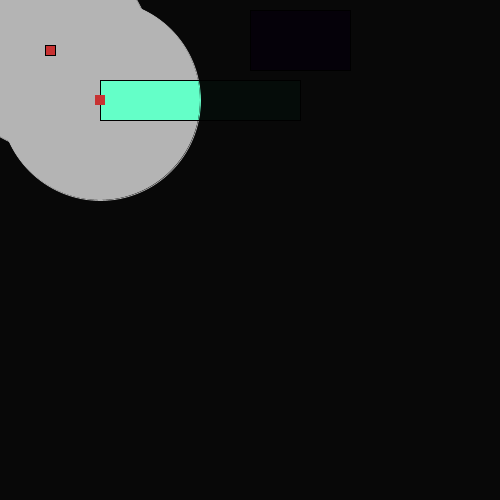
Frame 1 (no input)
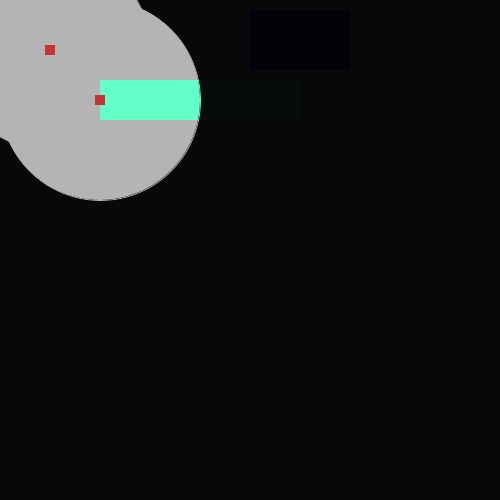
Frame 60 (the mouse pressed at the canvas centre just before this capture)
Frame 120 (the mouse held since frame 60 and released just before this capture): identical to frame 60, image omitted

The Processing sketch that drew these frames (run headless with seeded random() and noise(); from frame 60 on, the mouse is pressed at the canvas centre):

// Processing sketch: FlashLight_test
// ── FlashLight_test.pde
boolean wPressed, sPressed, aPressed, dPressed;
boolean upPressed, downPressed, leftPressed, rightPressed;

PGraphics darkness, maskLayer;

Player player1;
Player player2;

Flashlight flashlight1;
Flashlight flashlight2;


void setup() {
  rectMode(CENTER);

  size(500, 500);
  background(180);

  darkness = createGraphics(width, height);
  maskLayer = createGraphics(width, height);
  
  flashlight1 = new Flashlight(200);
   flashlight2 = new Flashlight(200);

  player1 = new Player(50, 50, 5, 10);
  player2 = new Player(100, 100, 3, 10);
}

void draw() {


  background(180);
  fill(100, 350, 200);
  rect(200, 100, 200, 40);
  fill(100, 30, 200);
  rect(300, 40, 100, 60);


  player1.display();
  player1.moveWASD();

  flashlight1.light(player1.xpos,player1.ypos);



  player2.display();
  player2.moveARROW();
  
    //flashlight2.light(player2.xpos,player2.ypos);
    


  // flashlight(player2.xpos,player2.ypos);
  darkness.mask(maskLayer);
  image(darkness, 0, 0);
}


void keyPressed() {
  if (key == 'w' || key == 'W') {
    wPressed = true;
  }
  if (key == 's' || key == 'S') {
    sPressed = true;
  }
  if (key == 'a' || key == 'A') {
    aPressed = true;
  }
  if (key == 'd' || key == 'D') {
    dPressed = true;
  }

  if (key == CODED) {
    if (keyCode == UP) {
      upPressed = true;
    }
    if (keyCode == DOWN) {
      downPressed = true;
    }
    if (keyCode == LEFT) {
      leftPressed = true;
    }
    if (keyCode == RIGHT) {
      rightPressed = true;
    }
  }
}

void keyReleased() {
  if (key == 'w' || key == 'W') {
    wPressed = false;
  }
  if (key == 's' || key == 'S') {
    sPressed = false;
  }
  if (key == 'a' || key == 'A') {
    aPressed = false;
  }
  if (key == 'd' || key == 'D') {
    dPressed = false;
  }
  if (key == CODED) {
    if (keyCode == UP) {
      upPressed = false;
    }
    if (keyCode == DOWN) {
      downPressed = false;
    }
    if (keyCode == LEFT) {
      leftPressed = false;
    }
    if (keyCode == RIGHT) {
      rightPressed = false;
    }
  }
}

// ── Flashlight.pde


class Flashlight {

  float size;

  Flashlight ( float _size) {

    size = _size;
  }

  void light( float xpos, float ypos) {
    darkness.beginDraw();
    darkness.background(0, 220);
    darkness.endDraw();
    
    noStroke();
    maskLayer.beginDraw();
    maskLayer.background(200);
    maskLayer.fill(0);
    maskLayer.ellipse(xpos, ypos, size, size);
    maskLayer.ellipse(player2.xpos, player2.ypos, size, size);

    maskLayer.endDraw();

    darkness.mask(maskLayer);
    image(darkness, 0, 0);
  }
}

// ── Player.pde
class Player {
  float xpos, ypos;
  float speed;
  float size;
  float moveFactor;


  Player (float _xpos, float _ypos, float _speed, float _size) {
    xpos = _xpos;
    ypos = _ypos;
    speed = _speed;
    size = _size;

    moveFactor = 1;
  }


  void moveWASD() {


    if ((wPressed || sPressed) && (aPressed || dPressed)) { // If moving diagnoly
      moveFactor = 1 / sqrt(2);
    }



    if (wPressed) ypos -= speed * moveFactor;
    if (sPressed) ypos += speed * moveFactor;
    if (aPressed) xpos -= speed * moveFactor;
    if (dPressed) xpos += speed * moveFactor;
  }

  void moveARROW() {
    if ((upPressed || downPressed) && (leftPressed || rightPressed)) { // If moving diagnoly
      moveFactor = 1 / sqrt(2);
    }



    if (upPressed) ypos -= speed * moveFactor;
    if (downPressed) ypos += speed * moveFactor;
    if (leftPressed) xpos -= speed * moveFactor;
    if (rightPressed) xpos += speed * moveFactor;
  }

  void display() {
    pushMatrix();
    translate(xpos, ypos);

    fill(200, 50, 50);

    rect(0, 0, size, size);

    popMatrix();
  }

}
